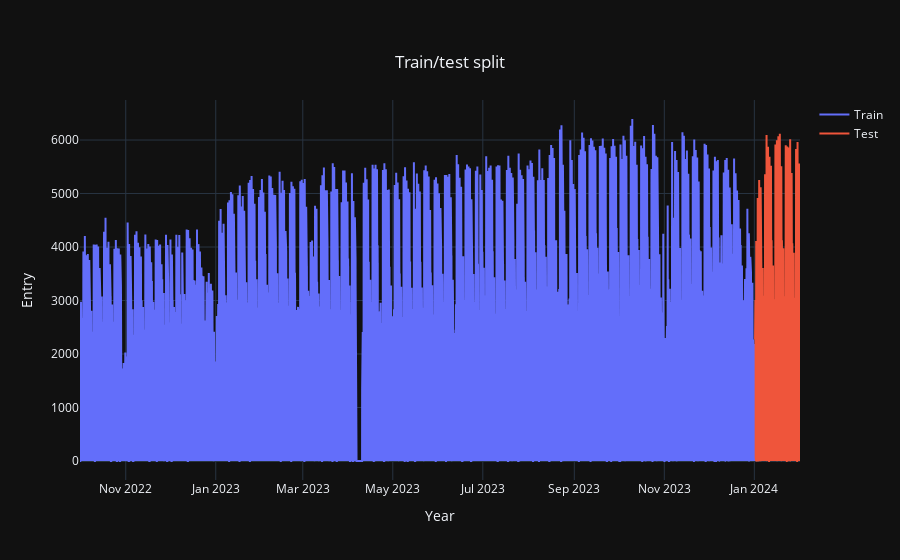

Source (notebook cell):
### Code cell
train_samples = go.Scatter(x = train['ds'],
                  y = train['y'],
                  mode = 'lines',
                  name = 'Train')

test_samples = go.Scatter(x = test['ds'],
                  y = test['y'],
                  mode = 'lines',
                  name = 'Test')

layout = go.Layout(title={'text': 'Train/test split',
                          'y':0.9,
                          'x':0.5,
                          'xanchor': 'center',
                          'yanchor': 'top'},
                   xaxis = dict(title = 'Year'),
                   yaxis = dict(title = 'Entry'),
                   template = 'plotly_dark')

data = [train_samples, test_samples]
fig = go.Figure(data = data, layout = layout)
iplot(fig)

### Figure 1 — Plotly figure (JSON) as saved in the notebook; plotly's stock layout.template omitted (floating-point values rounded to 4 significant figures; data arrays with more than 128 entries replaced by an {"elided": "..."} marker saying what was removed)
{"data": [{"mode": "lines", "name": "Train", "type": "scatter", "x": {"elided": "10980 str values"}, "y": {"elided": "10980 int values"}}, {"mode": "lines", "name": "Test", "type": "scatter", "x": {"elided": "732 str values"}, "y": {"elided": "732 int values"}}], "layout": {"title": {"text": "Train/test split", "x": 0.5, "xanchor": "center", "y": 0.9, "yanchor": "top"}, "xaxis": {"title": {"text": "Year"}}, "yaxis": {"title": {"text": "Entry"}}}}
